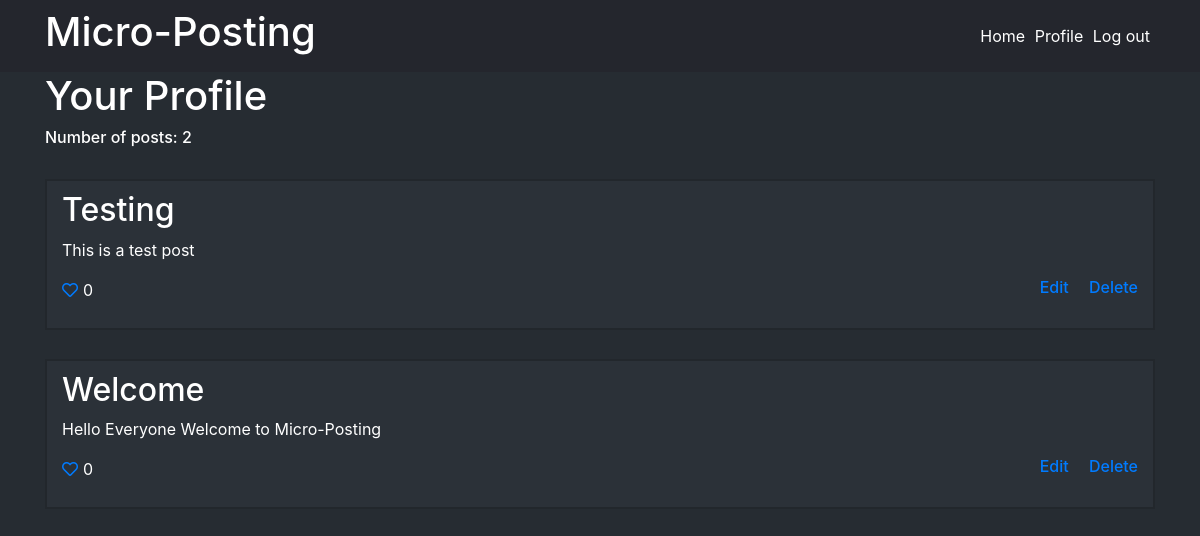
Page /user (signed in) on the earlier database version.
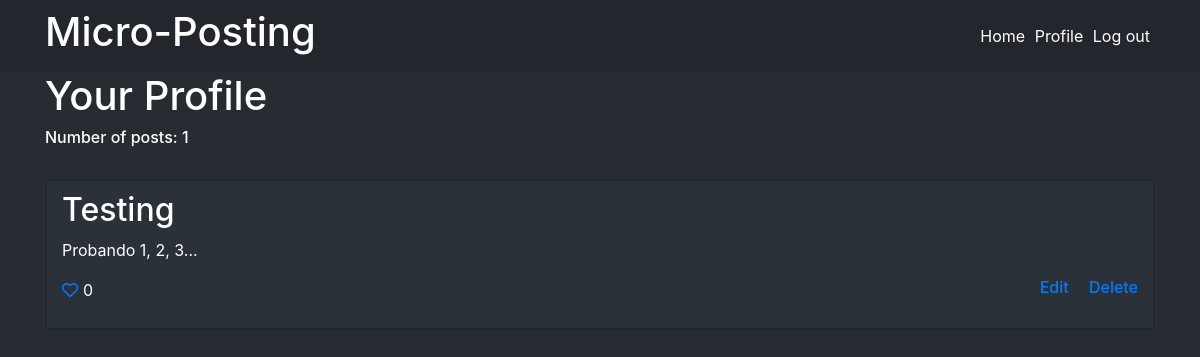
Same page on the later database version.
### app.py (models this page shows)
class Post(db.Model):
	id = db.Column(db.Integer, primary_key = True)
	title = db.Column(db.String)
	body = db.Column(db.Text)
	posted_by = db.Column(db.Integer, db.ForeignKey('user.id'))
	likes = db.relationship('PostLike', backref='post', lazy='dynamic')

### app.py (the view)
@app.route("/user")
def show_user():
	posts = Post.query.filter_by(posted_by = session['user'])
	return render_template("ShowUser.html", posts = posts)

### templates/ShowUser.html (shortened to what this page needs)
{% extends "base.html" %}
{% block content %}
<h1> Your Profile </h1>
<h6> Number of posts: {{posts.count()}} </h6>
		<div id="posts">
			{% for post in posts %}
				<br>
				<div class="post">
					<h2 class="">{{post.title}}</h2>
					<p>{{post.body}}</p>
					{% if session['user'] == post.posted_by %}
					<h6><a href="{{url_for('delete_post', post_id = post.id)}}" class="float-right">&emsp; Delete</a></h6>
					<h6><a href="{{url_for('edit_post', post_id = post.id)}}" class="float-right"> Edit</a></h6>
					{% endif %}
					<p class="likes"><a href="{{url_for('like', post_id = post.id)}}" class="far fa-heart"></a><span style="margin-left: 5px;">{{ post.likes.count() }}</span></p>
				</div>
			{% endfor %}
		</div>
{% endblock %}

Differences in the rows shown:
removed Post: title "Welcome", body "Hello Everyone Welcome to Micro-Posting", likes.count "0"
changed Post "Testing": body "This is a test post" → "Probando 1, 2, 3..."
Other differences:
{{ posts.count() }}: "2" → "1"
